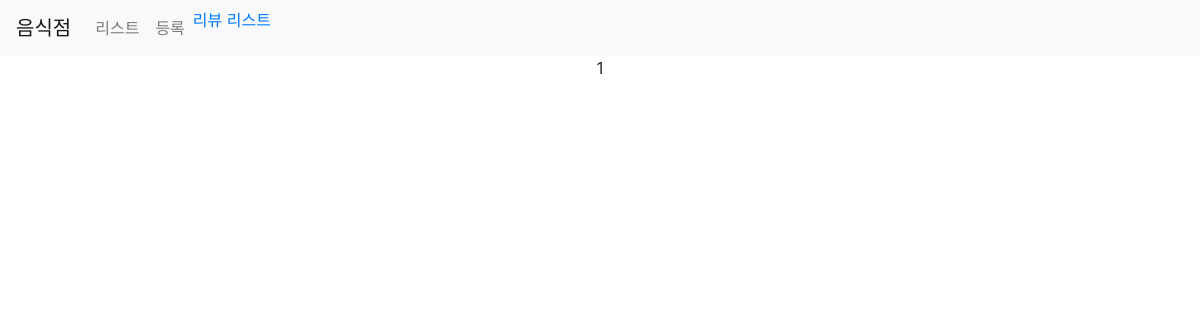
/third/review/list, run on an earlier commit of the app's database.
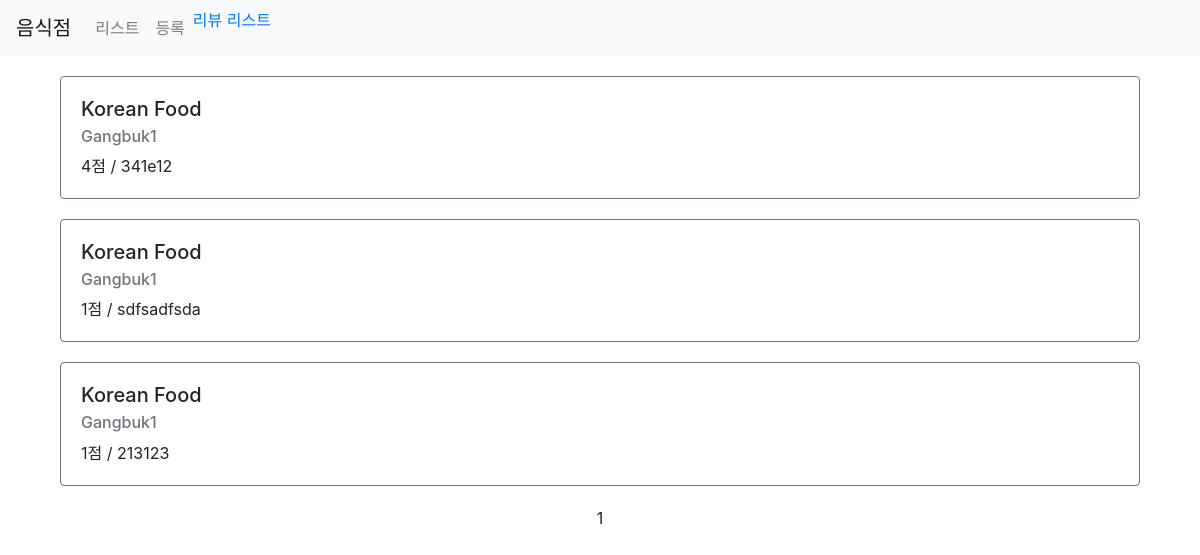
And on a later commit of the database.
### third/models.py (models this page shows)
class Review(models.Model):
    point = models.IntegerField()
    comment = models.CharField(max_length=500)
    restaurant = models.ForeignKey(Restaurant, on_delete=models.CASCADE)  # 만약 Restaurant가 삭제된다면 어떻게 처리할 것인가
    created_at = models.DateTimeField(auto_now_add=True)
    updated_at = models.DateTimeField(auto_now=True)

class Restaurant(models.Model):
    name = models.CharField(max_length=30)
    address = models.CharField(max_length=200)
    password = models.CharField(max_length=20, default=None, null=True)  # 열을 추가할 때 default 값을 넣어주는 것이 좋음
    image = models.CharField(max_length=500, default=None, null=True)
    created_at = models.DateTimeField(auto_now_add=True)
    updated_at = models.DateTimeField(auto_now=True)

### third/views.py (the view)
# urls.py: path('review/list', views.review_list, name='review-list'),
def review_list(request):
    reviews = Review.objects.all().select_related().order_by('-created_at')  # 최신 순으로
    paginator = Paginator(reviews, 10)
    page = request.GET.get('page')
    items = paginator.get_page(page)
    return render(request, 'third/review_list.html', {'reviews':items})

### third/templates/third/review_list.html (shortened to what this page needs)
{% extends 'third/base.html' %}
{% load static %}
{% block content %}
<div class="container">
    {% for item in reviews %}
        <div class="row restaurant-item" style="margin:20px auto">
            <div class="col-sm-12">
                <div class="card border-secondary">
                    <div class="card-body">
                        <h5 class="card-title">{{ item.restaurant.name }}</h5>
                        <h6 class="card-subtitle mb-2 text-muted">{{ item.restaurant.address }}</h6>
                        <p class="card-text">{{ item.point }}점 / {{ item.comment }}</p>
                    </div>
                </div>
            </div>
        </div>
    {% endfor %}
    <div class="row">
        <div class="col-sm-12 text-center">
            <div class="pagination">
                <span class="step-links text-center" style="width:100%;">
                        <span class="current">
                            {{ reviews.number }}
                        </span>
                </span>
            </div>
        </div>
    </div>
</div>
{% endblock %}

### third/templates/third/base.html (shortened to what this page needs)
{% load static %}
<html>
<head>
    <link rel="stylesheet" href="https://cdn.jsdelivr.net/npm/bootstrap@4.1.3/dist/css/bootstrap.min.css">
    <link rel="stylesheet" href="{% static 'third/styles.css' %}">
</head>
<body>
    <nav class="navbar navbar-expand-lg navbar-light bg-light">
        <a class="navbar-brand" href="/third/list">음식점</a>
        <div class="collapse navbar-collapse" id="navbarNav">
          <ul class="navbar-nav">
            <li class="nav-item">
              <a class="nav-link" href="/third/list">리스트</a>
            </li>
            <li class="nav-item">
              <a class="nav-link" href="/third/create">등록</a>
            </li>
            <li class="nav-item">
              <a class="nav-list" href="/third/review/list">리뷰 리스트</a>
            </li>
          </ul>
        </div>
      </nav>
    {% block content %}
    {% endblock %}
</body>
</html>

What changed in the data, as far as the page shows it:
added Review: restaurant.name "Korean Food", restaurant.address "Gangbuk1", point "4", comment "341e12"
added Review: restaurant.name "Korean Food", restaurant.address "Gangbuk1", point "1", comment "sdfsadfsda"
added Review: restaurant.name "Korean Food", restaurant.address "Gangbuk1", point "1", comment "213123"
